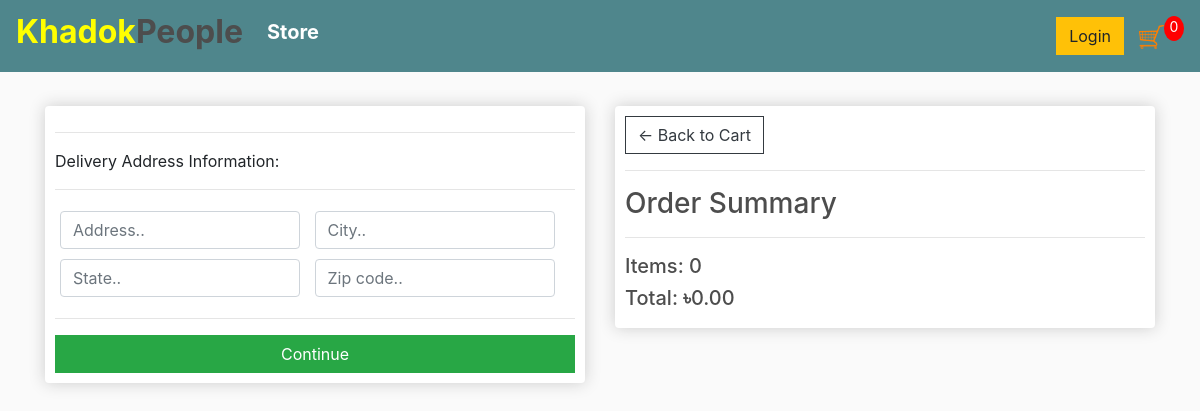
/checkout/ (signed in), run on an earlier commit of the app's database.
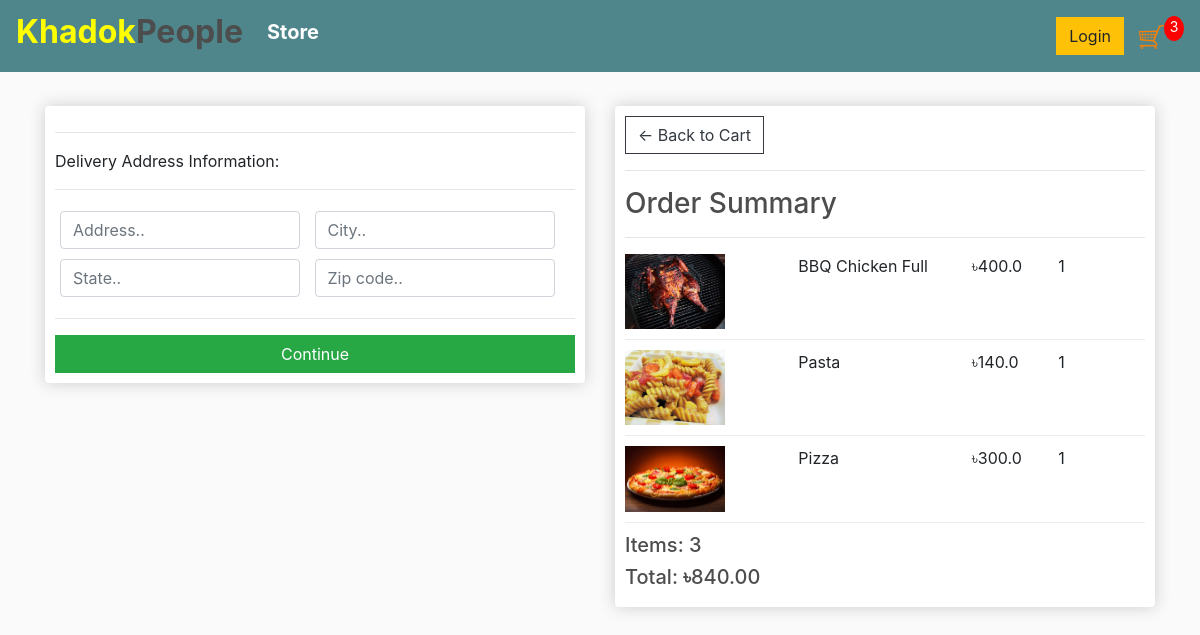
And on a later commit of the database.
### store/models.py (models this page shows, shortened)
class Order(models.Model):
	customer = models.ForeignKey(Customer, on_delete=models.SET_NULL, null=True, blank=True)
	date_ordered = models.DateTimeField(auto_now_add=True)
	complete = models.BooleanField(default=False)
	transaction_id = models.CharField(max_length=100, null=True)
	@property
	def get_cart_total(self):
		orderitems = self.orderitem_set.all()
		total = sum([item.get_total for item in orderitems])
		return total
	@property
	def get_cart_items(self):
		orderitems = self.orderitem_set.all()
		total = sum([item.quantity for item in orderitems])
		return total

class OrderItem(models.Model):
	product = models.ForeignKey(Product, on_delete=models.SET_NULL, null=True)
	order = models.ForeignKey(Order, on_delete=models.SET_NULL, null=True)
	quantity = models.IntegerField(default=0, null=True, blank=True)
	date_added = models.DateTimeField(auto_now_add=True)
	@property
	def get_total(self):
		total = self.product.price * self.quantity
		return total

class Product(models.Model):
	name = models.CharField(max_length=200)
	price = models.FloatField()
	digital = models.BooleanField(default=False,null=True, blank=True)
	image = models.ImageField(null=True, blank=True)
	@property
	def imageURL(self):
		try:
			url = self.image.url
		except:
			url = ''
		return url

### store/views.py (the view)
# urls.py: path('checkout/', views.checkout, name="checkout"),
def checkout(request):
	data = cartData(request)
	cartItems = data['cartItems']
	order = data['order']
	items = data['items']
	context = {'items':items, 'order':order, 'cartItems':cartItems}
	return render(request, 'store/checkout.html', context)

### store/utils.py (called while the page is built)
def cartData(request):
	if request.user.is_authenticated:
		customer = request.user.customer
		order, created = Order.objects.get_or_create(customer=customer, complete=False)
		items = order.orderitem_set.all()
		cartItems = order.get_cart_items
	else:
		cookieData = cookieCart(request)
		cartItems = cookieData['cartItems']
		order = cookieData['order']
		items = cookieData['items']
	return {'cartItems':cartItems ,'order':order, 'items':items}

### store/templates/store/checkout.html (shortened to what this page needs)
{% extends 'store/base.html' %}
{% load static %}
{% block content %}
     <div class="row">
		<div class="col-lg-6">
			<div class="box-element" id="form-wrapper">
				<form id="form">
					<div id="delivery-info">
						<hr>
						<p>Delivery Address Information:</p>
						<hr>
						<div class="form-field">
							<input class="form-control" type="text" name="address" placeholder="Address..">
						</div>
						<div class="form-field">
							<input class="form-control" type="text" name="city" placeholder="City..">
						</div>
						<div class="form-field">
							<input class="form-control" type="text" name="state" placeholder="State..">
						</div>
						<div class="form-field">
							<input class="form-control" type="text" name="zipcode" placeholder="Zip code..">
						</div>
					</div>
					<hr>
					<input id="form-button" class="btn btn-success btn-block" type="submit" value="Continue">
				</form>
			</div>
			<br>
		</div>
		<div class="col-lg-6">
			<div class="box-element">
				<a  class="btn btn-outline-dark" href="{% url 'cart' %}">&#x2190; Back to Cart</a>
				<hr>
				<h3>Order Summary</h3>
				<hr>
				{% for item in items %}
				<div class="cart-row">
					<div style="flex:2"><img class="row-image" src="{{item.product.imageURL}}"></div>
					<div style="flex:2"><p>{{item.product.name}}</p></div>
					<div style="flex:1"><p>৳{{item.product.price}}</p></div>
					<div style="flex:1"><p>{{item.quantity}}</p></div>
				</div>
				{% endfor %}
				<h5>Items:   {{order.get_cart_items}}</h5>
				<h5>Total:   <b>৳</b>{{order.get_cart_total|floatformat:2}}</h5>
			</div>
		</div>
	</div>
{% endblock content %}

What changed in the data, as far as the page shows it:
added OrderItem: product.imageURL (picture), product.name "BBQ Chicken Full", product.price "400.0", quantity "1"
added OrderItem: product.imageURL (picture), product.name "Pasta", product.price "140.0", quantity "1"
added OrderItem: product.imageURL (picture), product.name "Pizza", product.price "300.0", quantity "1"
computed for Order: get_cart_items "0" → "3"; get_cart_total "0.00" → "840.00"
Also different on the page:
{{ cartItems }}: "0" → "3"
